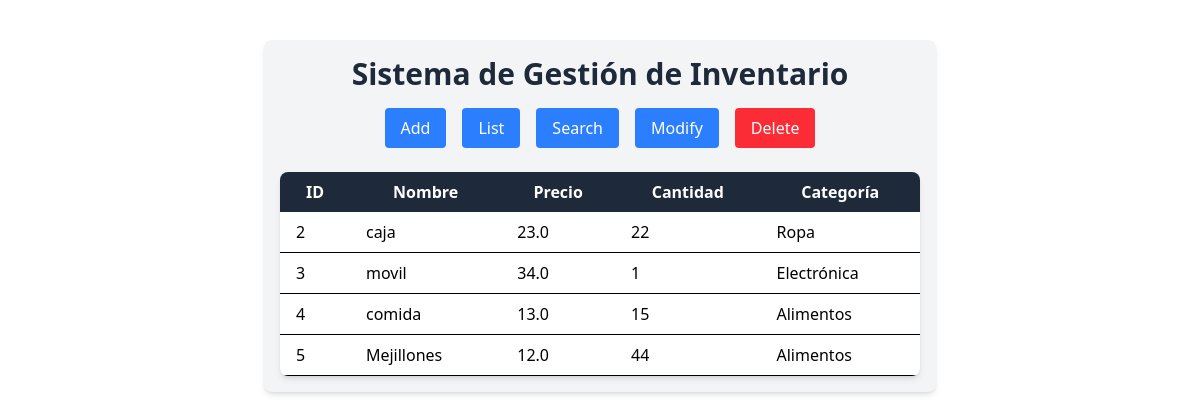
The app's page /list_products with its own data.
### app/models.py (models this page shows, shortened)
class Producto(db.Model):
    id = db.Column(db.Integer, primary_key=True, autoincrement=True)
    nombre = db.Column(db.String(64), index=True, unique=True)
    cantidad = db.Column(db.Integer, index=True)
    precio = db.Column(db.Float, index=True)
    categoria = db.Column(db.String(64), index=True)

### app/routes.py (the view)
@app.route('/list_products')
def list_products():
    productos = Producto.query.all()
    return render_template('list_products.html', title='Lista de Productos', productos=productos)

### app/templates/list_products.html
{% extends "base.html" %}
{% block content %}
<table class="min-w-full bg-white shadow-md rounded-lg overflow-hidden mt-6">
    <thead class="bg-gray-800 text-white">
        <tr>
            <th class="py-2 px-4">ID</th>
            <th class="py-2 px-4">Nombre</th>
            <th class="py-2 px-4">Precio</th>
            <th class="py-2 px-4">Cantidad</th>
            <th class="py-2 px-4">Categoría</th>
        </tr>
    </thead>
    <tbody>
        {% for producto in productos %}
        <tr class="border-b hover:bg-gray-100">
            <td class="py-2 px-4">{{ producto.id }}</td>
            <td class="py-2 px-4">{{ producto.nombre }}</td>
            <td class="py-2 px-4">{{ producto.precio }}</td>
            <td class="py-2 px-4">{{ producto.cantidad }}</td>
            <td class="py-2 px-4">{{ producto.categoria }}</td>
        </tr>
        {% endfor %}
    </tbody>
</table>
{% endblock %}

### app/templates/base.html (shortened to what this page needs)
<!doctype html>
<html>
<head>
  <link rel="stylesheet" href="{{ url_for('static', filename='css/estilos.css') }}">
</head>
<body>
  <div class="container mx-auto p-4 bg-gray-100 rounded-lg shadow-md max-w-2xl mt-10">
    <h1 class="text-3xl font-bold text-center text-gray-800">
      Sistema de Gestión de Inventario
    </h1>
    <div class="flex space-x-4 mt-4 items-center justify-center sm:flex-wrap">
      <a href="/add_product" class="bg-blue-500 text-white px-4 py-2 rounded hover:bg-blue-700">Add</a>
      <a href="/list_products" class="bg-blue-500 text-white px-4 py-2 rounded hover:bg-blue-700">List</a>
      <a href="/search_product" class="bg-blue-500 text-white px-4 py-2 rounded hover:bg-blue-700">Search</a>
      <a href="/modify_product" class="bg-blue-500 text-white px-4 py-2 rounded hover:bg-blue-700">Modify</a>
      <a href="/delete_product" class="bg-red-500 text-white px-4 py-2 rounded hover:bg-red-700">Delete</a>
    </div>
    {% block content %}
    {% endblock %}
  </div>
</body>
</html>

### records on screen
Producto: id "2", nombre "caja", precio "23.0", cantidad "22", categoria "Ropa"
Producto: id "3", nombre "movil", precio "34.0", cantidad "1", categoria "Electrónica"
Producto: id "4", nombre "comida", precio "13.0", cantidad "15", categoria "Alimentos"
Producto: id "5", nombre "Mejillones", precio "12.0", cantidad "44", categoria "Alimentos"
